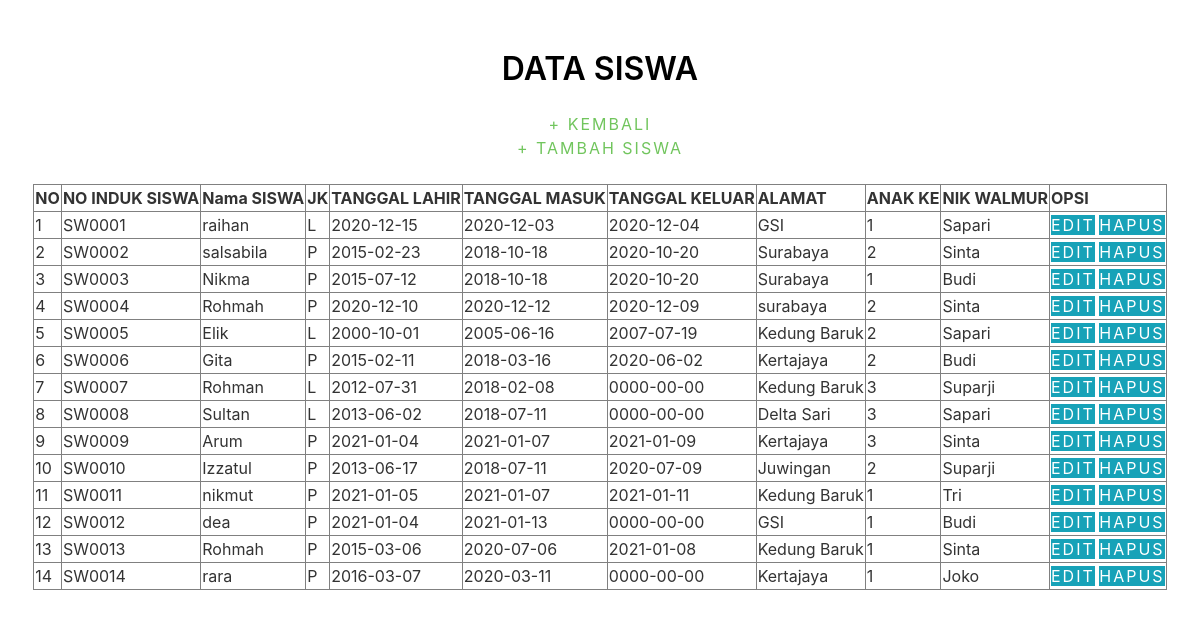
The app's page /siswa/index_siswa.php with its own data.
### tables this page shows
CREATE TABLE `siswa` (
  `noinduk_siswa` char(10) NOT NULL,
  `nama_siswa` varchar(50) NOT NULL,
  `jk` enum('L','P') NOT NULL,
  `tgl_lahir` date NOT NULL,
  `tgl_masuk` date NOT NULL,
  `tgl_lulus` date DEFAULT NULL,
  `alamat` varchar(50) NOT NULL,
  `anakke` int(11) DEFAULT NULL,
  `NIK_walmur` char(18) NOT NULL,
  `status` tinyint(1) NOT NULL
);

CREATE TABLE `walimurid` (
  `NIK_walmur` varchar(20) NOT NULL,
  `nama_walmur` varchar(50) NOT NULL,
  `pekerjaan_walmur` varchar(30) NOT NULL,
  `status` tinyint(1) NOT NULL
);

### siswa/index_siswa.php (the view, shortened to what this page needs)
<!DOCTYPE html>
<html>
<head>
  <link href="../assets/vendor/bootstrap/css/bootstrap.min.css" rel="stylesheet">
  <link href="../assets/vendor/font-awesome/css/font-awesome.min.css" rel="stylesheet">
  <link href="../assets/vendor/modal-video/css/modal-video.min.css" rel="stylesheet">
  <link href="../assets/vendor/owl.carousel/assets/owl.carousel.min.css" rel="stylesheet">
  <link href="../assets/vendor/aos/aos.css" rel="stylesheet">
  <link href="../assets/css/style.css" rel="stylesheet">
</head>
<body>
  <div id="wrapper" style="margin-top: 50px ">
	<center/>
	<h2>DATA SISWA</h2>
	<br/>
	<a href="../login/home.php">+ KEMBALI</a>
	<br>
	<a href="tambah_siswa.php">+ TAMBAH SISWA</a>
	<br/>
	<br/>
	<table border="1">
		<tr>
			<th>NO</th>
			<th>NO INDUK SISWA</th>
			<th>Nama SISWA</th>
			<th>JK</th>
			<th>TANGGAL LAHIR</th>
			<th>TANGGAL MASUK</th>
			<th>TANGGAL KELUAR</th>
			<th>ALAMAT</th>
			<th>ANAK KE</th>
			<th>NIK WALMUR</th>
			<th>OPSI</th>
		</tr>
		<?php
		include 'koneksi.php';
		$no = 1;
		$query = "SELECT si.noinduk_siswa, si.nama_siswa, si.jk, si.tgl_lahir, si.tgl_masuk, si.tgl_lulus, si.alamat, si.anakke, si.NIK_walmur, si.status FROM siswa si JOIN walimurid w ON si.NIK_walmur = w.NIK_walmur";
		$data = mysqli_query($koneksi, $query);
		while($d = mysqli_fetch_array($data)){
			if ($d['status'] == 0){
						?>
			<tr>
				<td><?php echo $no++; ?></td>
				<td><?php echo $d['noinduk_siswa']; ?></td>
				<td><?php echo $d['nama_siswa']; ?></td>
				<td><?php echo $d['jk']; ?></td>
				<td><?php echo $d['tgl_lahir']; ?></td>
				<td><?php echo $d['tgl_masuk']; ?></td>
				<td><?php echo $d['tgl_lulus']; ?></td>
				<td><?php echo $d['alamat']; ?></td>
				<td><?php echo $d['anakke']; ?></td>
				<?php
					$datawalmur=mysqli_query($koneksi, "SELECT * FROM walimurid where NIK_walmur ='$d[NIK_walmur]'");
					$d2 = mysqli_fetch_array($datawalmur);
				?>
				<td><?php echo $d2['nama_walmur']; ?></td>
				<td>
					<a href="edit_siswa.php?noinduk_siswa=<?php echo $d['noinduk_siswa']; ?>" class="btn-info">EDIT</a>
					<a href="hide_siswa.php?noinduk_siswa=<?php echo $d['noinduk_siswa']; ?>" onclick="return confirm('apakah anda yakin untuk menyembunyikan')" class="btn-info">HAPUS</a>
				</td>
			</tr>
			<?php
		}
		}
		?>
	</table>
</body>
</html>

### assets/css/style.css (style rules this page uses)
body { background-color: #fff; color: #333; }
h1, h2, h3, h4, h5, h6 { margin: 0; }
h2 { color: #000; font-weight: 600; }
a { letter-spacing: 2px; text-decoration: none; color: #71c55d; }

### records on screen
siswa: noinduk_siswa "SW0001", nama_siswa "raihan", jk "L", tgl_lahir "2020-12-15", tgl_masuk "2020-12-03", tgl_lulus "2020-12-04", alamat "GSI", anakke "1", walimurid.nama_walmur "Sapari"
siswa: noinduk_siswa "SW0002", nama_siswa "salsabila", jk "P", tgl_lahir "2015-02-23", tgl_masuk "2018-10-18", tgl_lulus "2020-10-20", alamat "Surabaya", anakke "2", walimurid.nama_walmur "Sinta"
siswa: noinduk_siswa "SW0003", nama_siswa "Nikma", jk "P", tgl_lahir "2015-07-12", tgl_masuk "2018-10-18", tgl_lulus "2020-10-20", alamat "Surabaya", anakke "1", walimurid.nama_walmur "Budi"
siswa: noinduk_siswa "SW0004", nama_siswa "Rohmah", jk "P", tgl_lahir "2020-12-10", tgl_masuk "2020-12-12", tgl_lulus "2020-12-09", alamat "surabaya", anakke "2", walimurid.nama_walmur "Sinta"
siswa: noinduk_siswa "SW0005", nama_siswa "Elik", jk "L", tgl_lahir "2000-10-01", tgl_masuk "2005-06-16", tgl_lulus "2007-07-19", alamat "Kedung Baruk", anakke "2", walimurid.nama_walmur "Sapari"
siswa: noinduk_siswa "SW0006", nama_siswa "Gita", jk "P", tgl_lahir "2015-02-11", tgl_masuk "2018-03-16", tgl_lulus "2020-06-02", alamat "Kertajaya", anakke "2", walimurid.nama_walmur "Budi"
siswa: noinduk_siswa "SW0007", nama_siswa "Rohman", jk "L", tgl_lahir "2012-07-31", tgl_masuk "2018-02-08", tgl_lulus "0000-00-00", alamat "Kedung Baruk", anakke "3", walimurid.nama_walmur "Suparji"
siswa: noinduk_siswa "SW0008", nama_siswa "Sultan", jk "L", tgl_lahir "2013-06-02", tgl_masuk "2018-07-11", tgl_lulus "0000-00-00", alamat "Delta Sari", anakke "3", walimurid.nama_walmur "Sapari"
siswa: noinduk_siswa "SW0009", nama_siswa "Arum", jk "P", tgl_lahir "2021-01-04", tgl_masuk "2021-01-07", tgl_lulus "2021-01-09", alamat "Kertajaya", anakke "3", walimurid.nama_walmur "Sinta"
siswa: noinduk_siswa "SW0010", nama_siswa "Izzatul", jk "P", tgl_lahir "2013-06-17", tgl_masuk "2018-07-11", tgl_lulus "2020-07-09", alamat "Juwingan", anakke "2", walimurid.nama_walmur "Suparji"
siswa: noinduk_siswa "SW0011", nama_siswa "nikmut", jk "P", tgl_lahir "2021-01-05", tgl_masuk "2021-01-07", tgl_lulus "2021-01-11", alamat "Kedung Baruk", anakke "1", walimurid.nama_walmur "Tri"
siswa: noinduk_siswa "SW0012", nama_siswa "dea", jk "P", tgl_lahir "2021-01-04", tgl_masuk "2021-01-13", tgl_lulus "0000-00-00", alamat "GSI", anakke "1", walimurid.nama_walmur "Budi"
siswa: noinduk_siswa "SW0013", nama_siswa "Rohmah", jk "P", tgl_lahir "2015-03-06", tgl_masuk "2020-07-06", tgl_lulus "2021-01-08", alamat "Kedung Baruk", anakke "1", walimurid.nama_walmur "Sinta"
siswa: noinduk_siswa "SW0014", nama_siswa "rara", jk "P", tgl_lahir "2016-03-07", tgl_masuk "2020-03-11", tgl_lulus "0000-00-00", alamat "Kertajaya", anakke "1", walimurid.nama_walmur "Joko"
